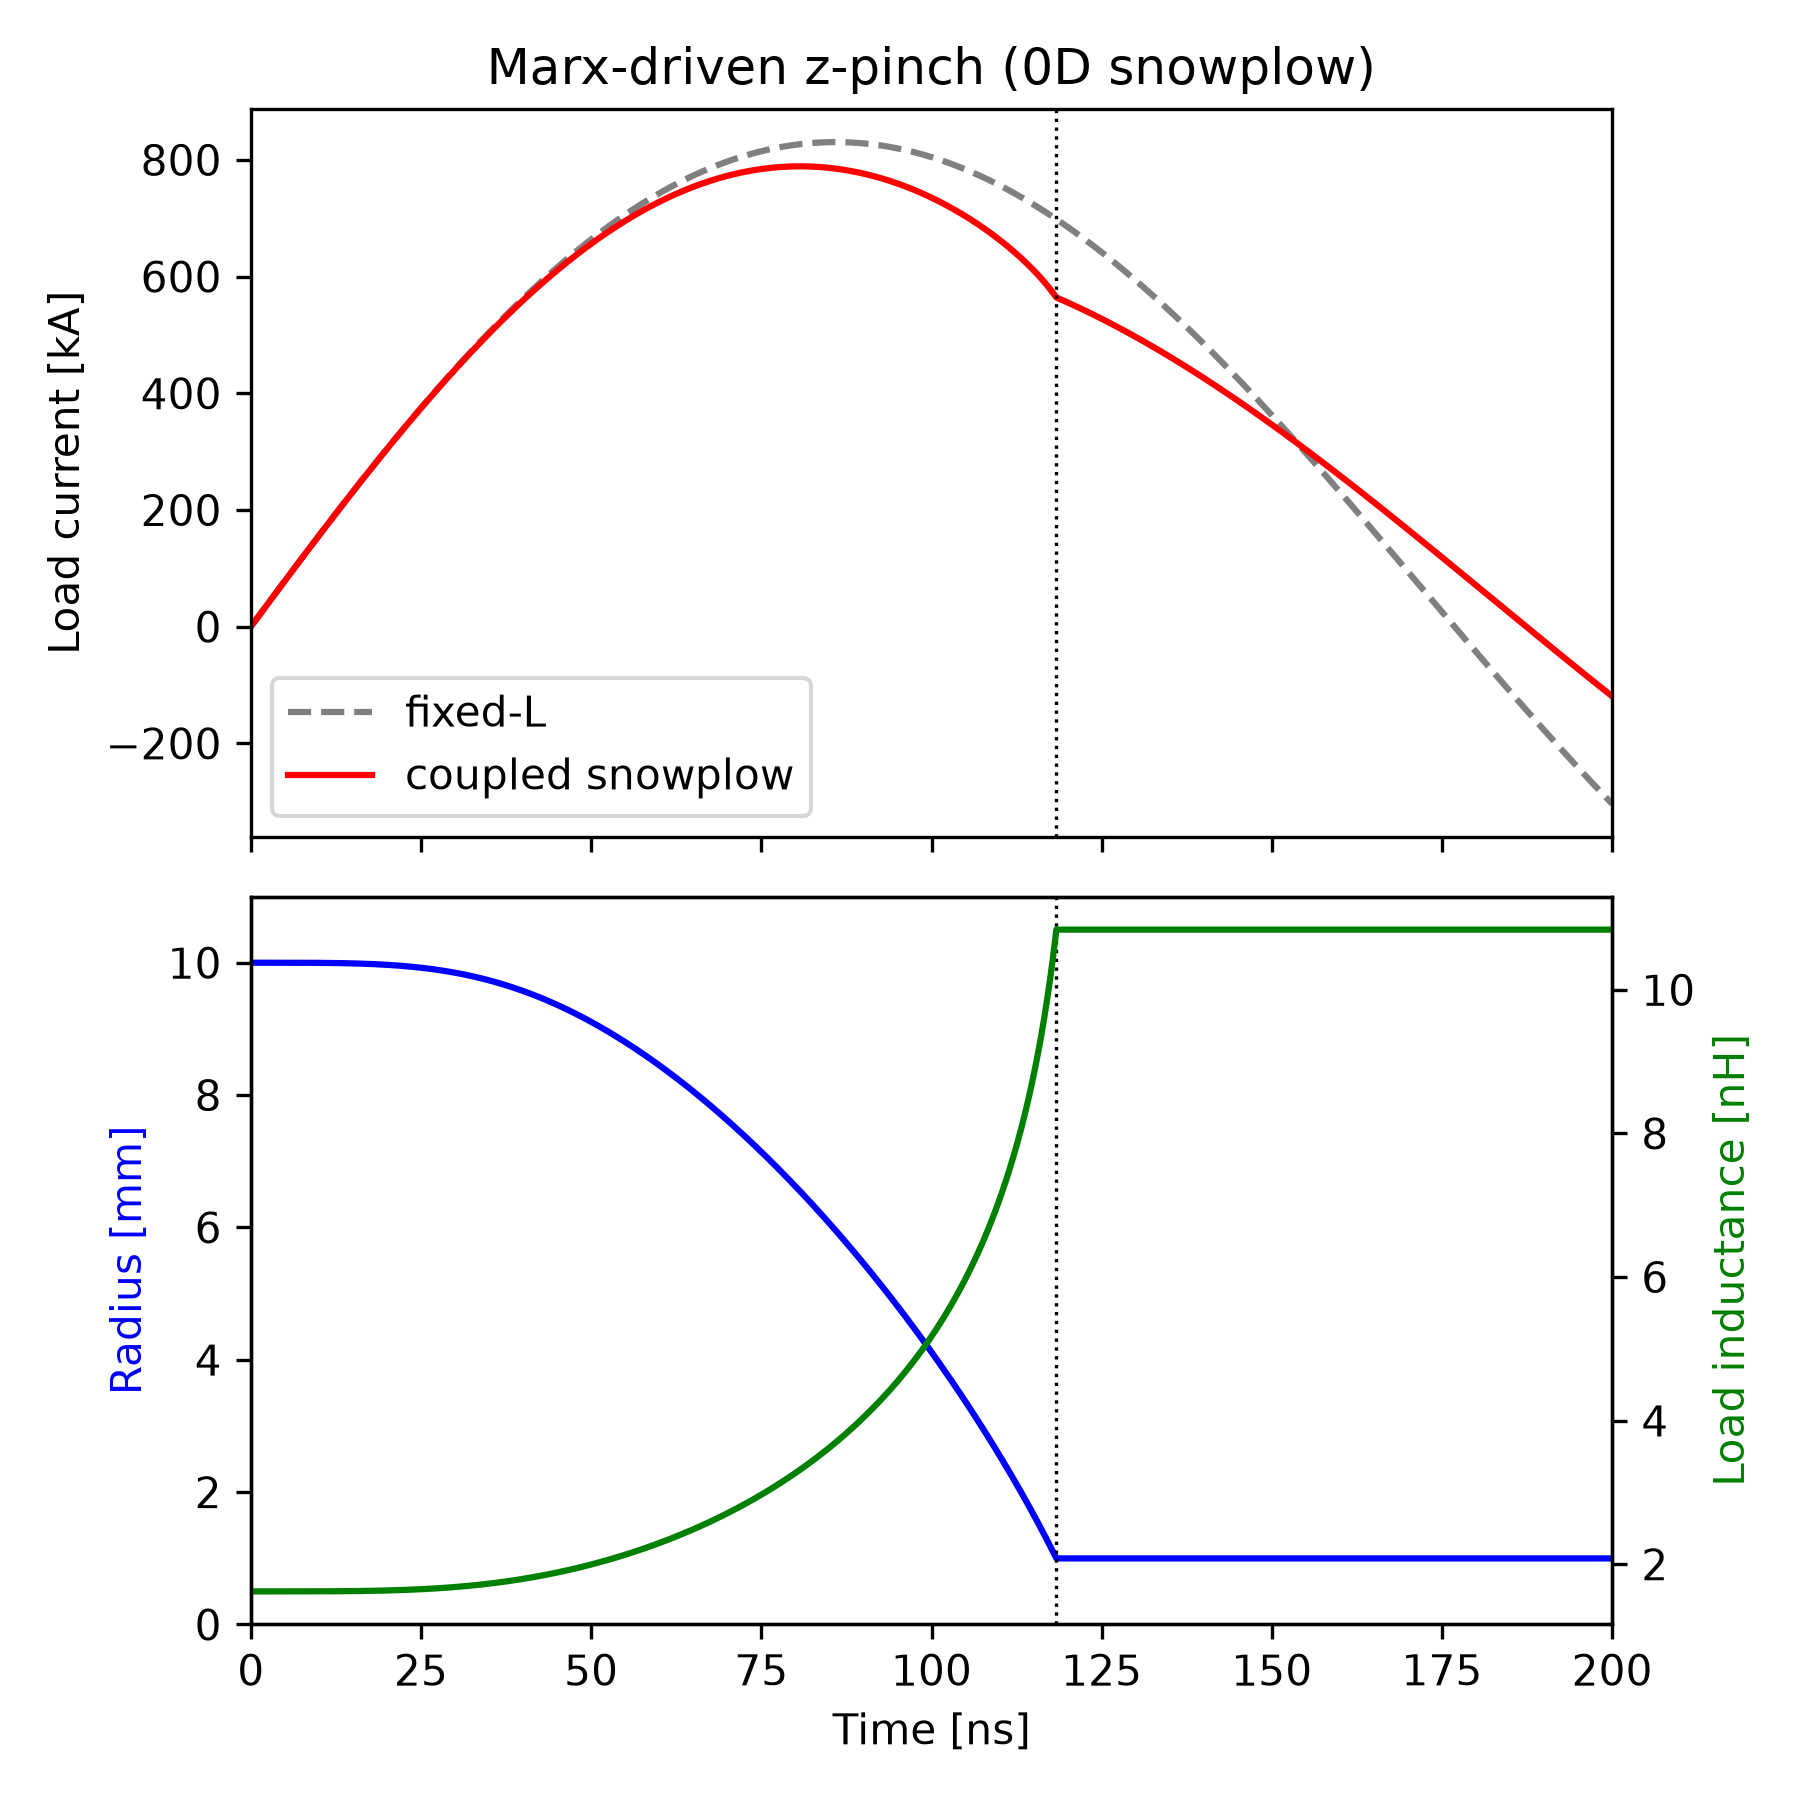

The script that saved this image:
import argparse

import jax
import jax.numpy as jnp

import spicex

# switch on for double precision
jax.config.update("jax_enable_x64", True)

"""
Z-pinch driven by a Marx generator (0D snowplow load)

A Marx generator (N stages of capacitance C_s charged to V_c, each with a spark
gap of inductance L_s and resistance R_s) erects into a single capacitor
C_s/N charged to N*V_c. It drives a z-pinch load through a lumped output line
of inductance L_line.

The load is a cylindrical plasma shell of height h that starts at radius r0
inside a return-current can of radius b. Its inductance grows as it implodes:

  L_p(r) = (mu0 h / 2 pi) ln(b / r)

The shell is a snowplow: it starts with a liner mass m_liner (per unit length)
and sweeps up the gas fill of density rho0 as it moves in:

  m(r) = m_liner + pi rho0 (r0^2 - r^2)               (per unit length)
  d(m v)/dt = -mu0 I^2 / (4 pi r)                     (J x B force)

The circuit sees the load as a time-varying inductor, V = d(L_p I)/dt, which
includes the motional voltage I dL_p/dt. The shell state is advanced with the
circuit current through the `update_fn` hook of solve_transient(). The run
stops tracking the shell once it passes r_min (stagnation): after that its
inductance is held fixed.

The script compares the fully coupled run with two common shortcuts:
  - a fixed-inductance load (shell frozen at r0)
  - one-way coupling: the shell moves, but its dL/dt is not fed back

It also checks convergence in dt and computes gradients of the implosion time
with respect to the design parameters.

Philip Mocz (2026)

Usage:
  python z_pinch_snowplow.py [--plot]
"""

mu0 = spicex.constants["vacuum_permeability"]

# Driver (Marx generator + output line)
N_STAGES = 10  # number of Marx stages
C_STAGE = 1.0e-6  # capacitance per stage (F)
V_CHARGE = 50e3  # charge voltage per stage (V)
L_SWITCH = 2e-9  # spark-gap inductance per stage (H)
R_SWITCH = 5e-3  # spark-gap resistance per stage (Ω)
L_LINE = 10e-9  # output line + feed inductance (H)

# Load (snowplow)
R0 = 10e-3  # initial shell radius (m)
B_RETURN = 15e-3  # return-current radius (m)
HEIGHT = 20e-3  # pinch height (m)
M_LINER = 1e-6  # initial liner mass per unit length (kg/m) = 10 µg/cm
RHO0 = 0.01  # gas fill density (kg/m^3), sweeps up 31 µg/cm by r = 0
R_MIN = 1e-3  # stagnation radius (m), convergence ratio 10

# Time stepping
T_END = 200e-9  # simulation end time (s)
DT = 20e-12  # time step (s)

# Node and inductor indices
LOAD_NODE = 4
I_LOAD = 2  # load current column: fixed inductors (L_marx, L_line) come first


def load_inductance(r, h=HEIGHT):
    return mu0 * h / (2.0 * jnp.pi) * jnp.log(B_RETURN / r)


def swept_mass(r, m_liner, rho0):
    return m_liner + jnp.pi * rho0 * (R0**2 - r**2)


def make_update_fn(m_liner, rho0, feedback=True):
    """Snowplow equation of motion, advanced with the previous-step current.

    State is (r, p) with p = m v the shell momentum per unit length.
    Semi-implicit Euler: update p with the force at r, then move r with the new
    velocity. The shell is frozen once it passes R_MIN. The step that crosses
    R_MIN is not clamped, so spicex.first_crossing() can interpolate the
    stagnation time smoothly (and differentiably).
    """

    def update_fn(state, t, dt, v_prev, i_L_prev):
        r, p = state
        current = i_L_prev[I_LOAD]
        moving = r > R_MIN
        force = -mu0 * current**2 / (4.0 * jnp.pi * r)
        p_new = jnp.where(moving, p + force * dt, p)
        r_new = jnp.where(moving, r + p_new / swept_mass(r, m_liner, rho0) * dt, r)
        r_new = jnp.maximum(r_new, 0.5 * R_MIN)  # keep ln(b/r) finite
        L_new = load_inductance(r_new) if feedback else load_inductance(R0)
        return (r_new, p_new), jnp.array([L_new])

    return update_fn


def build_circuit(n_stages, c_stage, l_switch, r_switch, l_line):
    """Erected Marx (C_s/N, N L_s, N R_s) -> output line -> z-pinch load."""
    # Nodes: 0=GND, 1=Marx capacitor, 2=after gap resistance,
    #        3=after Marx inductance, 4=load (top of variable inductor)
    circuit = spicex.Circuit(n_nodes=5)
    circuit.add_capacitor(1, 0, c_stage / n_stages)
    circuit.add_resistor(1, 2, n_stages * r_switch)
    circuit.add_inductor(2, 3, n_stages * l_switch)
    circuit.add_inductor(3, 4, l_line)
    circuit.add_variable_inductor(LOAD_NODE, 0, load_inductance(R0))
    return circuit


def simulate(
    v_charge=V_CHARGE,
    m_liner=M_LINER,
    rho0=RHO0,
    n_stages=N_STAGES,
    c_stage=C_STAGE,
    l_switch=L_SWITCH,
    r_switch=R_SWITCH,
    l_line=L_LINE,
    dt=DT,
    t_end=T_END,
    feedback=True,
):
    """Run the coupled driver + snowplow simulation (t = 0 sample prepended)."""
    circuit = build_circuit(n_stages, c_stage, l_switch, r_switch, l_line)
    v0 = jnp.zeros(circuit.n_nodes).at[1].set(n_stages * v_charge)
    state0 = (jnp.asarray(R0), jnp.asarray(0.0))
    t, v_nodes, _, i_ind, _, (r, p) = circuit.solve_transient(
        t_end,
        dt,
        v0=v0,
        state0=state0,
        update_fn=make_update_fn(m_liner, rho0, feedback),
    )
    zero = jnp.zeros(1)
    return {
        "t": jnp.concatenate([zero, t]),
        "I": jnp.concatenate([zero, i_ind[:, I_LOAD]]),
        "V_cap": jnp.concatenate([v0[1:2], v_nodes[:, 1]]),
        "r": jnp.concatenate([jnp.array([R0]), r]),
        "p": jnp.concatenate([zero, p]),
    }


def pinch_time(run):
    return spicex.first_crossing(run["t"], run["r"], R_MIN)


def diagnostics(run, m_liner=M_LINER, rho0=RHO0):
    """Implosion metrics and energy accounting up to stagnation."""
    t, current, r = run["t"], run["I"], run["r"]
    t_pinch = pinch_time(run)
    k = int(jnp.argmax(r <= R_MIN))  # first sample at or past stagnation
    sl = slice(0, k + 1)

    L_p = load_inductance(r)
    L_drive = N_STAGES * L_SWITCH + L_LINE
    C = C_STAGE / N_STAGES
    R = N_STAGES * R_SWITCH
    dt = t[1] - t[0]

    # Energy balance to stagnation: capacitor energy released must equal
    # magnetic energy + resistive loss + work done on the shell
    e_cap = 0.5 * C * (run["V_cap"][0] ** 2 - run["V_cap"][k] ** 2)
    e_mag = 0.5 * (L_drive + L_p[k]) * current[k] ** 2
    e_res = jnp.sum(R * current[1 : k + 1] ** 2) * dt
    # Work on the load, (1/2) I^2 dL (midpoint current squared)
    i2_mid = 0.5 * (current[1 : k + 1] ** 2 + current[:k] ** 2)
    e_load = jnp.sum(0.5 * i2_mid * jnp.diff(L_p[sl]))
    # Shell kinetic energy (the snowplow converts part of the work to heat)
    m = swept_mass(r[k], m_liner, rho0)
    e_kin = HEIGHT * run["p"][k] ** 2 / (2.0 * m)

    return {
        "t_pinch": float(t_pinch),
        "I_peak": float(jnp.max(current[sl])),
        "t_peak": float(t[jnp.argmax(current[sl])]),
        "I_pinch": float(current[k]),
        "v_implosion": float(run["p"][k] / m),
        "E_stored": float(0.5 * C * run["V_cap"][0] ** 2),
        "E_cap": float(e_cap),
        "E_mag": float(e_mag),
        "E_res": float(e_res),
        "E_load": float(e_load),
        "E_kin": float(e_kin),
        "energy_error": float((e_cap - e_mag - e_res - e_load) / e_cap),
    }


def main():
    # 1. Fully coupled run
    run = simulate()
    d = diagnostics(run)
    print("Coupled Marx + snowplow")
    print(f"  stored energy        {d['E_stored'] / 1e3:8.2f} kJ")
    print(f"  implosion time       {d['t_pinch'] * 1e9:8.2f} ns")
    print(
        f"  peak current         {d['I_peak'] / 1e3:8.1f} kA at {d['t_peak'] * 1e9:.1f} ns"
    )
    print(f"  current at pinch     {d['I_pinch'] / 1e3:8.1f} kA")
    print(f"  implosion velocity   {-d['v_implosion'] / 1e3:8.1f} km/s")
    print(f"  work on load         {d['E_load']:8.1f} J")
    print(f"  shell kinetic energy {d['E_kin']:8.1f} J")
    print(f"  energy balance error {d['energy_error']:8.1e}")

    # 2. Shortcuts that miss the timing
    fixed = simulate(feedback=False)
    i_fixed = fixed["I"]
    t_peak_fixed = float(fixed["t"][jnp.argmax(i_fixed)])
    t_pinch_oneway = float(pinch_time(fixed))  # shell moved, no dL/dt feedback
    print()
    print("Shortcuts")
    print(
        f"  fixed-L load: current peaks at {t_peak_fixed * 1e9:.1f} ns "
        f"({float(jnp.max(i_fixed)) / 1e3:.1f} kA)"
    )
    print(
        f"  one-way coupling (no dL/dt feedback): implosion at "
        f"{t_pinch_oneway * 1e9:.2f} ns "
        f"({(t_pinch_oneway - d['t_pinch']) * 1e9:+.2f} ns error)"
    )

    # 3. Convergence in dt
    d_half = diagnostics(simulate(dt=DT / 2))
    dt_pinch = abs(d_half["t_pinch"] - d["t_pinch"])
    dI_peak = abs(d_half["I_peak"] - d["I_peak"]) / d["I_peak"]
    print()
    print(
        f"Convergence (dt -> dt/2): implosion time changes {dt_pinch * 1e12:.1f} ps, "
        f"peak current {100 * dI_peak:.3f}%"
    )

    # 4. Gradients of the implosion time w.r.t. design parameters
    def t_pinch_of(v_charge, m_liner, l_line):
        return pinch_time(simulate(v_charge=v_charge, m_liner=m_liner, l_line=l_line))

    grads = jax.grad(t_pinch_of, argnums=(0, 1, 2))(V_CHARGE, M_LINER, L_LINE)
    grads = [float(g) for g in grads]
    print()
    print("Implosion-time sensitivities")
    print(f"  d t_pinch / d V_charge  {grads[0] * 1e9 * 1e3:+8.3f} ns/kV")
    print(f"  d t_pinch / d m_liner   {grads[1] * 1e9 * 1e-7:+8.3f} ns/(µg/cm)")
    print(f"  d t_pinch / d L_line    {grads[2] * 1e9 * 1e-9:+8.3f} ns/nH")

    return {
        "run": run,
        "metrics": d,
        "fixed": fixed,
        "t_peak_fixed": t_peak_fixed,
        "t_pinch_oneway": t_pinch_oneway,
        "convergence": {"dt_pinch": dt_pinch, "dI_peak": dI_peak},
        "grads": {"v_charge": grads[0], "m_liner": grads[1], "l_line": grads[2]},
    }


def plot(results):
    import matplotlib.pyplot as plt

    run, fixed, d = results["run"], results["fixed"], results["metrics"]
    t_ns = run["t"] * 1e9
    t_pinch_ns = d["t_pinch"] * 1e9

    _fig, (ax1, ax2) = plt.subplots(2, 1, figsize=(6, 6), sharex=True)
    ax1.plot(fixed["t"] * 1e9, fixed["I"] / 1e3, "--", color="gray", label="fixed-L")
    ax1.plot(t_ns, run["I"] / 1e3, color="red", label="coupled snowplow")
    ax1.axvline(t_pinch_ns, color="black", linewidth=0.8, linestyle=":")
    ax1.set_ylabel("Load current [kA]")
    ax1.legend(loc="lower left")
    ax1.set_title("Marx-driven z-pinch (0D snowplow)")

    ax2.plot(t_ns, run["r"] * 1e3, color="blue", label="shell radius")
    ax2.axvline(t_pinch_ns, color="black", linewidth=0.8, linestyle=":")
    ax2.set_ylabel("Radius [mm]", color="blue")
    ax2.set_xlabel("Time [ns]")
    ax2.set_ylim(0, 1.1 * R0 * 1e3)
    ax3 = ax2.twinx()
    ax3.plot(t_ns, load_inductance(run["r"]) * 1e9, color="green")
    ax3.set_ylabel("Load inductance [nH]", color="green")
    ax2.set_xlim(0, T_END * 1e9)

    plt.tight_layout()
    plt.savefig("z_pinch_snowplow.png", dpi=300)
    plt.show()


if __name__ == "__main__":
    parser = argparse.ArgumentParser()
    parser.add_argument("--plot", action="store_true", help="Plot I, r and L_p")
    args = parser.parse_args()

    results = main()

    if args.plot:
        plot(results)
